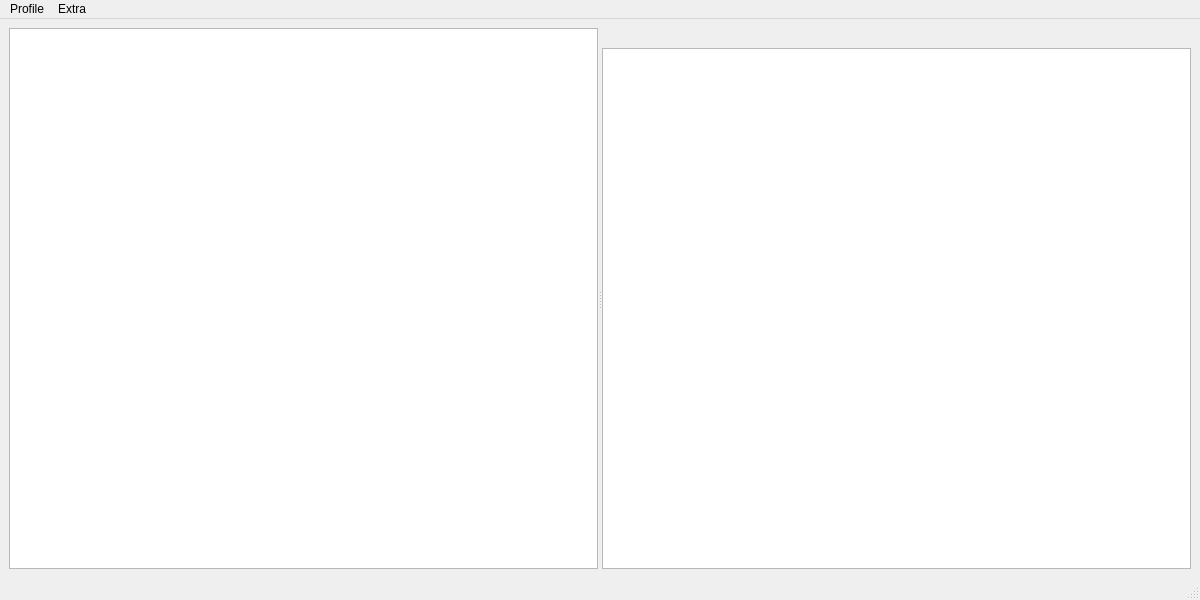
<?xml version="1.0" encoding="UTF-8"?>
<ui version="4.0">
 <class>MainWindow</class>
 <widget class="QMainWindow" name="MainWindow">
  <property name="geometry">
   <rect>
    <x>0</x>
    <y>0</y>
    <width>1200</width>
    <height>600</height>
   </rect>
  </property>
  <property name="windowTitle">
   <string>Application Geometry Recovery</string>
  </property>
  <widget class="QWidget" name="centralWidget">
   <layout class="QVBoxLayout" name="centralLayout">
    <item>
     <widget class="QSplitter" name="splitter">
      <property name="orientation">
       <enum>Qt::Orientation::Horizontal</enum>
      </property>
      <property name="childrenCollapsible">
       <bool>false</bool>
      </property>
      <widget class="QListWidget" name="profileList"/>
      <widget class="QWidget" name="profilePanel">
       <layout class="QVBoxLayout" name="profileLayout">
        <property name="leftMargin">
         <number>0</number>
        </property>
        <property name="topMargin">
         <number>0</number>
        </property>
        <property name="rightMargin">
         <number>0</number>
        </property>
        <property name="bottomMargin">
         <number>0</number>
        </property>
        <item>
         <widget class="QLabel" name="profileInfo">
          <property name="wordWrap">
           <bool>true</bool>
          </property>
          <property name="textInteractionFlags">
           <set>Qt::TextInteractionFlag::TextSelectableByMouse</set>
          </property>
         </widget>
        </item>
        <item>
         <widget class="QTreeView" name="windowTree">
          <property name="contextMenuPolicy">
           <enum>Qt::ContextMenuPolicy::CustomContextMenu</enum>
          </property>
          <property name="alternatingRowColors">
           <bool>true</bool>
          </property>
          <property name="uniformRowHeights">
           <bool>true</bool>
          </property>
         </widget>
        </item>
       </layout>
      </widget>
     </widget>
    </item>
   </layout>
  </widget>
  <widget class="QMenuBar" name="menuBar">
   <widget class="QMenu" name="profileMenu">
    <property name="title">
     <string>Profile</string>
    </property>
    <addaction name="restoreAction"/>
    <addaction name="removeAction"/>
   </widget>
   <widget class="QMenu" name="extraMenu">
    <property name="title">
     <string>Extra</string>
    </property>
    <addaction name="checkUpdatesAction"/>
   </widget>
   <addaction name="profileMenu"/>
   <addaction name="extraMenu"/>
  </widget>
  <widget class="QStatusBar" name="statusBar"/>
  <action name="checkUpdatesAction">
   <property name="text">
    <string>Check for updates…</string>
   </property>
  </action>
  <action name="restoreAction">
   <property name="text">
    <string>Restore</string>
   </property>
  </action>
  <action name="removeAction">
   <property name="text">
    <string>Delete</string>
   </property>
  </action>
 </widget>
 <resources/>
 <connections/>
</ui>
